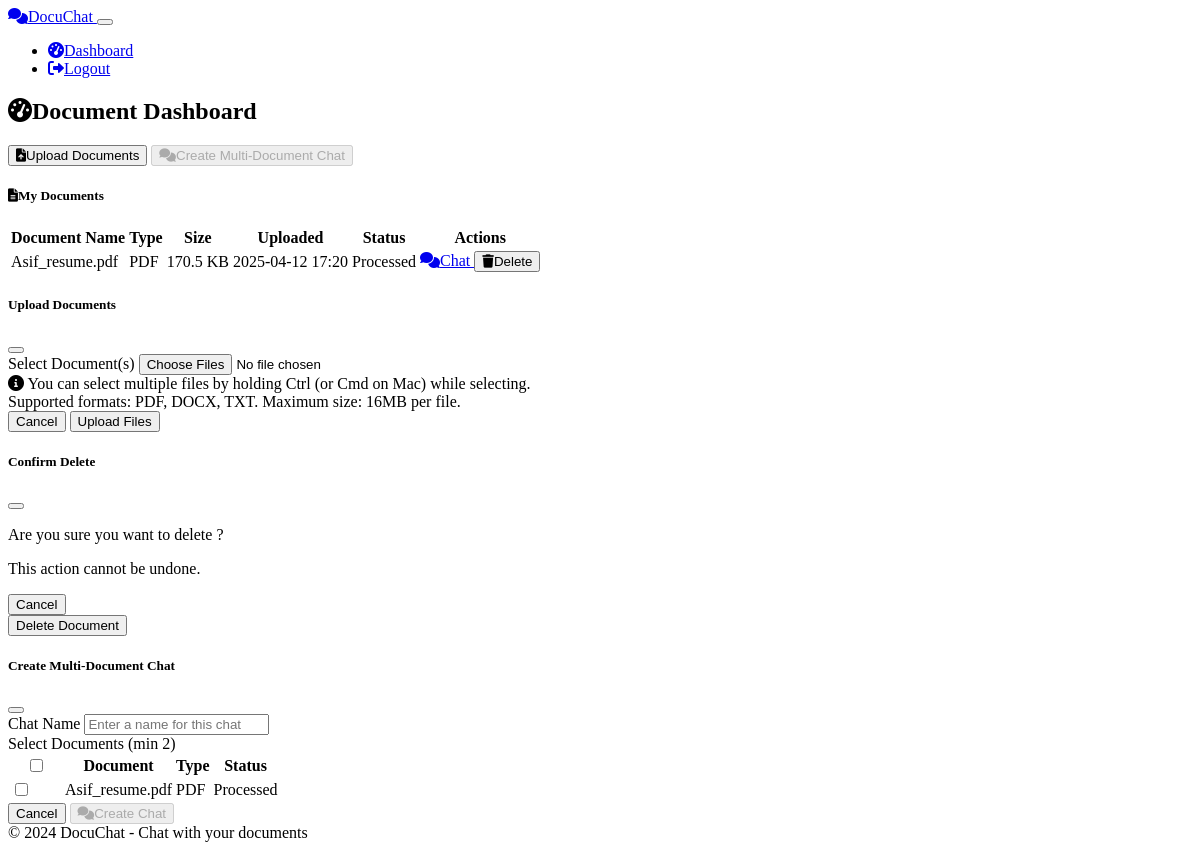
The page /dashboard (signed in) on the database its author committed.
### models.py (models this page shows, shortened)
class Document(db.Model):
    id = db.Column(db.Integer, primary_key=True)
    user_id = db.Column(db.Integer, db.ForeignKey('user.id'), nullable=False)
    filename = db.Column(db.String(255), nullable=False)
    original_filename = db.Column(db.String(255), nullable=False)
    file_path = db.Column(db.String(512), nullable=False)
    file_type = db.Column(db.String(20), nullable=False)
    file_size = db.Column(db.Integer, nullable=False)  # in bytes
    processed = db.Column(db.Boolean, default=False)
    uploaded_at = db.Column(db.DateTime, default=datetime.utcnow)
    chat_sessions = db.relationship('ChatSession', backref='document', lazy='dynamic', cascade='all, delete-orphan')
    group_chats = db.relationship('GroupChatSession', secondary=document_group_chat, back_populates='documents')

### routes/document.py (the view)
@document_bp.route('/dashboard')
@login_required
def dashboard():
    documents = Document.query.filter_by(user_id=current_user.id).order_by(Document.uploaded_at.desc()).all()
    upload_form = DocumentUploadForm()
    return render_template('dashboard.html', documents=documents, upload_form=upload_form)

### routes/document.py
class DocumentUploadForm(FlaskForm):
    document = FileField('Document(s)', validators=[
        FileRequired(),
        FileAllowed(list(ALLOWED_EXTENSIONS), f'Only {", ".join(ALLOWED_EXTENSIONS)} files are allowed')
    ], render_kw={"multiple": True})
    submit = SubmitField('Upload Files')

### app.py (called while the page is built)
@app.context_processor
def utility_processor():
    from datetime import datetime
    return {
        'now': datetime.now
    }

@login_manager.user_loader
def load_user(user_id):
    from models import User
    return User.query.get(int(user_id))

### templates/dashboard.html (shortened to what this page needs)
{% extends 'base.html' %}
{% block content %}
<div class="row">
    <div class="col-lg-12">
        <div class="d-flex justify-content-between align-items-center mb-4">
            <h2><i class="fas fa-tachometer-alt me-2"></i>Document Dashboard</h2>
            <div class="btn-group">
                <button type="button" class="btn btn-primary" data-bs-toggle="modal" data-bs-target="#uploadModal">
                    <i class="fas fa-file-upload me-2"></i>Upload Documents
                </button>
                <button type="button" class="btn btn-success" id="createGroupChatBtn" {% if documents|length < 2 %}disabled{% endif %}>
                    <i class="fas fa-comments me-2"></i>Create Multi-Document Chat
                </button>
            </div>
        </div>
    </div>
</div>
<div class="row">
    <div class="col-lg-12">
        <div class="card shadow">
            <div class="card-header bg-dark">
                <h5 class="mb-0"><i class="fas fa-file-alt me-2"></i>My Documents</h5>
            </div>
            <div class="card-body">
                {% if documents %}
                    <div class="table-responsive">
                        <table class="table table-hover">
                            <thead>
                                <tr>
                                    <th>Document Name</th>
                                    <th>Type</th>
                                    <th>Size</th>
                                    <th>Uploaded</th>
                                    <th>Status</th>
                                    <th>Actions</th>
                                </tr>
                            </thead>
                            <tbody>
                                {% for document in documents %}
                                <tr>
                                    <td>{{ document.original_filename }}</td>
                                    <td>
                                        {% if document.file_type == 'pdf' %}
                                            <span class="badge bg-danger">PDF</span>
                                        {% elif document.file_type == 'docx' %}
                                            <span class="badge bg-primary">DOCX</span>
                                        {% elif document.file_type == 'txt' %}
                                            <span class="badge bg-secondary">TXT</span>
                                        {% else %}
                                            <span class="badge bg-info">{{ document.file_type }}</span>
                                        {% endif %}
                                    </td>
                                    <td>{{ (document.file_size / 1024)|round(1) }} KB</td>
                                    <td>{{ document.uploaded_at.strftime('%Y-%m-%d %H:%M') }}</td>
                                    <td>
                                        {% if document.processed %}
                                            <span class="badge bg-success">Processed</span>
                                        {% else %}
                                            <span class="badge bg-warning">Processing</span>
                                        {% endif %}
                                    </td>
                                    <td>
                                        {% if document.processed %}
                                            <a href="{{ url_for('document.start_chat', document_id=document.id) }}" class="btn btn-sm btn-primary">
                                                <i class="fas fa-comments me-1"></i>Chat
                                            </a>
                                        {% else %}
                                            <button class="btn btn-sm btn-primary" disabled>
                                                <i class="fas fa-spinner fa-spin me-1"></i>Processing
                                            </button>
                                        {% endif %}
                                        <button class="btn btn-sm btn-danger"
                                                onclick="confirmDelete({{ document.id }}, '{{ document.original_filename }}')">
                                            <i class="fas fa-trash me-1"></i>Delete
                                        </button>
                                    </td>
                                </tr>
                                {% endfor %}
                            </tbody>
                        </table>
                    </div>
                {% endif %}
            </div>
        </div>
    </div>
</div>
<div class="modal fade" id="uploadModal" tabindex="-1" aria-labelledby="uploadModalLabel" aria-hidden="true">
    <div class="modal-dialog">
        <div class="modal-content">
            <div class="modal-header">
                <h5 class="modal-title" id="uploadModalLabel">Upload Documents</h5>
                <button type="button" class="btn-close" data-bs-dismiss="modal" aria-label="Close"></button>
            </div>
            <form method="POST" action="{{ url_for('document.upload_document') }}" enctype="multipart/form-data">
                <div class="modal-body">
                    <div class="mb-3">
                        <label for="{{ upload_form.document.id }}" class="form-label">Select Document(s)</label>
                        {{ upload_form.document(class="form-control") }}
                        <div class="form-text">
                            <i class="fas fa-info-circle me-1"></i> You can select multiple files by holding Ctrl (or Cmd on Mac) while selecting.
                        </div>
                        <div class="form-text">
                            Supported formats: PDF, DOCX, TXT. Maximum size: 16MB per file.
                        </div>
                    </div>
                </div>
                <div class="modal-footer">
                    <button type="button" class="btn btn-secondary" data-bs-dismiss="modal">Cancel</button>
                    {{ upload_form.submit(class="btn btn-primary") }}
                </div>
            </form>
        </div>
    </div>
</div>
<div class="modal fade" id="deleteModal" tabindex="-1" aria-labelledby="deleteModalLabel" aria-hidden="true">
    <div class="modal-dialog">
        <div class="modal-content">
            <div class="modal-header">
                <h5 class="modal-title" id="deleteModalLabel">Confirm Delete</h5>
                <button type="button" class="btn-close" data-bs-dismiss="modal" aria-label="Close"></button>
            </div>
            <div class="modal-body">
                <p>Are you sure you want to delete ?</p>
                <p class="text-danger">This action cannot be undone.</p>
            </div>
            <div class="modal-footer">
                <button type="button" class="btn btn-secondary" data-bs-dismiss="modal">Cancel</button>
                <form id="deleteForm" method="POST">
                    <button type="submit" class="btn btn-danger">Delete Document</button>
                </form>
            </div>
        </div>
    </div>
</div>
<div class="modal fade" id="groupChatModal" tabindex="-1" aria-labelledby="groupChatModalLabel" aria-hidden="true">
    <div class="modal-dialog modal-lg">
        <div class="modal-content">
            <div class="modal-header">
                <h5 class="modal-title" id="groupChatModalLabel">Create Multi-Document Chat</h5>
                <button type="button" class="btn-close" data-bs-dismiss="modal" aria-label="Close"></button>
            </div>
            <form id="groupChatForm" method="POST" action="{{ url_for('document.create_group_chat') }}">
                <div class="modal-body">
                    <div class="mb-3">
                        <label for="groupChatName" class="form-label">Chat Name</label>
                        <input type="text" class="form-control" id="groupChatName" name="name" required placeholder="Enter a name for this chat">
                    </div>
                    <div class="mb-3">
                        <label class="form-label">Select Documents (min 2)</label>
                        <div class="table-responsive">
                            <table class="table table-hover">
                                <thead>
                                    <tr>
                                        <th style="width: 50px;"><input type="checkbox" id="selectAllDocs" class="form-check-input"></th>
                                        <th>Document</th>
                                        <th>Type</th>
                                        <th>Status</th>
                                    </tr>
                                </thead>
                                <tbody>
                                    {% for document in documents %}
                                        {% if document.processed %}
                                        <tr>
                                            <td>
                                                <input type="checkbox" name="document_ids" value="{{ document.id }}" class="form-check-input doc-checkbox">
                                            </td>
                                            <td>{{ document.original_filename }}</td>
                                            <td>
                                                {% if document.file_type == 'pdf' %}
                                                    <span class="badge bg-danger">PDF</span>
                                                {% elif document.file_type == 'docx' %}
                                                    <span class="badge bg-primary">DOCX</span>
                                                {% elif document.file_type == 'txt' %}
                                                    <span class="badge bg-secondary">TXT</span>
                                                {% else %}
                                                    <span class="badge bg-info">{{ document.file_type }}</span>
                                                {% endif %}
                                            </td>
                                            <td>
                                                <span class="badge bg-success">Processed</span>
                                            </td>
                                        </tr>
                                        {% endif %}
                                    {% endfor %}
                                </tbody>
                            </table>
                        </div>
                    </div>
                </div>
                <div class="modal-footer">
                    <button type="button" class="btn btn-secondary" data-bs-dismiss="modal">Cancel</button>
                    <button type="submit" class="btn btn-success" id="createGroupChatSubmit" disabled>
                        <i class="fas fa-comments me-2"></i>Create Chat
                    </button>
                </div>
            </form>
        </div>
    </div>
</div>
{% endblock %}

### rows shown on the page
Document: original_filename "Asif_resume.pdf", file_type "PDF", (document.file_size/1024)|round(1) "170.5", uploaded_at "2025-04-12 17:20", processed "Processed"
